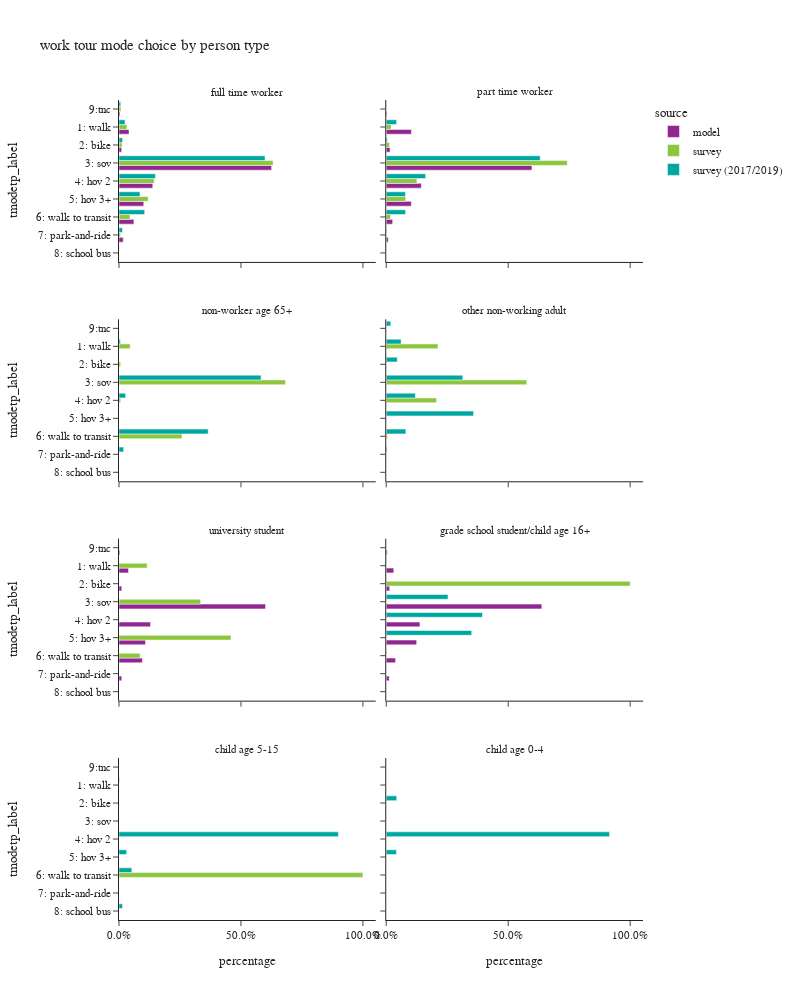

The code cell stored with this chart in its notebook:
### Code cell
plot_mode_choice(wk_tour,"pptyp_label",
                 {"pptyp_label":["full time worker","part time worker","non-worker age 65+","other non-working adult",
                                 "university student","grade school student/child age 16+","child age 5-15","child age 0-4"],
                  "tmodetp_label":["1: walk","2: bike","3: sov","4: hov 2","5: hov 3+","6: walk to transit",
                                   "7: park-and-ride","8: school bus","9: other–survey only"]},
                 "person type",2,1000)

### Figure 1 — Plotly figure (JSON) as saved in the notebook; plotly's stock layout.template omitted (floating-point values rounded to 4 significant figures)
{"data": [{"alignmentgroup": "True", "customdata": [[48370], [12879], [735993], [162852], [119379], [71909], [20283], [4638]], "hovertemplate": "source=model<br>pptyp_label=full time worker<br>percentage=%{x}<br>tmodetp_label=%{y}<br>sample count=%{customdata[0]}<extra></extra>", "legendgroup": "model", "marker": {"color": "#91268F", "pattern": {"shape": ""}}, "name": "model", "offsetgroup": "model", "orientation": "h", "showlegend": true, "textposition": "auto", "type": "bar", "x": [0.04112, 0.01095, 0.6257, 0.1384, 0.1015, 0.06113, 0.01724, 0.003943], "xaxis": "x7", "y": ["1: walk", "2: bike", "3: sov", "4: hov 2", "5: hov 3+", "6: walk to transit", "7: park-and-ride", "9:tnc"], "yaxis": "y7"}, {"alignmentgroup": "True", "customdata": [[11109], [1665], [64237], [15474], [11047], [2832], [875], [314]], "hovertemplate": "source=model<br>pptyp_label=part time worker<br>percentage=%{x}<br>tmodetp_label=%{y}<br>sample count=%{customdata[0]}<extra></extra>", "legendgroup": "model", "marker": {"color": "#91268F", "pattern": {"shape": ""}}, "name": "model", "offsetgroup": "model", "orientation": "h", "showlegend": false, "textposition": "auto", "type": "bar", "x": [0.1033, 0.01548, 0.5973, 0.1439, 0.1027, 0.02633, 0.008136, 0.002919], "xaxis": "x8", "y": ["1: walk", "2: bike", "3: sov", "4: hov 2", "5: hov 3+", "6: walk to transit", "7: park-and-ride", "9:tnc"], "yaxis": "y8"}, {"alignmentgroup": "True", "customdata": [[2749], [806], [42640], [9167], [7718], [6813], [805], [263]], "hovertemplate": "source=model<br>pptyp_label=university student<br>percentage=%{x}<br>tmodetp_label=%{y}<br>sample count=%{customdata[0]}<extra></extra>", "legendgroup": "model", "marker": {"color": "#91268F", "pattern": {"shape": ""}}, "name": "model", "offsetgroup": "model", "orientation": "h", "showlegend": false, "textposition": "auto", "type": "bar", "x": [0.03874, 0.01136, 0.6009, 0.1292, 0.1088, 0.09601, 0.01134, 0.003706], "xaxis": "x3", "y": ["1: walk", "2: bike", "3: sov", "4: hov 2", "5: hov 3+", "6: walk to transit", "7: park-and-ride", "9:tnc"], "yaxis": "y3"}, {"alignmentgroup": "True", "customdata": [[103], [47], [2129], [461], [416], [128], [41], [13]], "hovertemplate": "source=model<br>pptyp_label=grade school student/child age 16+<br>percentage=%{x}<br>tmodetp_label=%{y}<br>sample count=%{customdata[0]}<extra></extra>", "legendgroup": "model", "marker": {"color": "#91268F", "pattern": {"shape": ""}}, "name": "model", "offsetgroup": "model", "orientation": "h", "showlegend": false, "textposition": "auto", "type": "bar", "x": [0.03086, 0.01408, 0.6378, 0.1381, 0.1246, 0.03835, 0.01228, 0.003895], "xaxis": "x4", "y": ["1: walk", "2: bike", "3: sov", "4: hov 2", "5: hov 3+", "6: walk to transit", "7: park-and-ride", "9:tnc"], "yaxis": "y4"}, {"alignmentgroup": "True", "customdata": [[116], [96], [792], [141], [66], [219], [16], [10]], "hovertemplate": "source=survey<br>pptyp_label=full time worker<br>percentage=%{x}<br>tmodetp_label=%{y}<br>sample count=%{customdata[0]}<extra></extra>", "legendgroup": "survey", "marker": {"color": "#8CC63E", "pattern": {"shape": ""}}, "name": "survey", "offsetgroup": "survey", "orientation": "h", "showlegend": true, "textposition": "auto", "type": "bar", "x": [0.03263, 0.01248, 0.6316, 0.1444, 0.1193, 0.04523, 0.006367, 0.007974], "xaxis": "x7", "y": ["1: walk", "2: bike", "3: sov", "4: hov 2", "5: hov 3+", "6: walk to transit", "7: park-and-ride", "9:tnc"], "yaxis": "y7"}, {"alignmentgroup": "True", "customdata": [[18], [9], [155], [28], [10], [22], [1], [1]], "hovertemplate": "source=survey<br>pptyp_label=part time worker<br>percentage=%{x}<br>tmodetp_label=%{y}<br>sample count=%{customdata[0]}<extra></extra>", "legendgroup": "survey", "marker": {"color": "#8CC63E", "pattern": {"shape": ""}}, "name": "survey", "offsetgroup": "survey", "orientation": "h", "showlegend": false, "textposition": "auto", "type": "bar", "x": [0.01975, 0.01363, 0.7421, 0.1258, 0.07967, 0.01806, 0.0009801, 5.303e-05], "xaxis": "x8", "y": ["1: walk", "2: bike", "3: sov", "4: hov 2", "5: hov 3+", "6: walk to transit", "7: park-and-ride", "9:tnc"], "yaxis": "y8"}, {"alignmentgroup": "True", "customdata": [[2], [1], [16], [1], [2]], "hovertemplate": "source=survey<br>pptyp_label=non-worker age 65+<br>percentage=%{x}<br>tmodetp_label=%{y}<br>sample count=%{customdata[0]}<extra></extra>", "legendgroup": "survey", "marker": {"color": "#8CC63E", "pattern": {"shape": ""}}, "name": "survey", "offsetgroup": "survey", "orientation": "h", "showlegend": false, "textposition": "auto", "type": "bar", "x": [0.04594, 0.006798, 0.6825, 0.00672, 0.258], "xaxis": "x5", "y": ["1: walk", "2: bike", "3: sov", "4: hov 2", "6: walk to transit"], "yaxis": "y5"}, {"alignmentgroup": "True", "customdata": [[2], [3], [5], [1]], "hovertemplate": "source=survey<br>pptyp_label=other non-working adult<br>percentage=%{x}<br>tmodetp_label=%{y}<br>sample count=%{customdata[0]}<extra></extra>", "legendgroup": "survey", "marker": {"color": "#8CC63E", "pattern": {"shape": ""}}, "name": "survey", "offsetgroup": "survey", "orientation": "h", "showlegend": false, "textposition": "auto", "type": "bar", "x": [0.2122, 0.5764, 0.2063, 0.005049], "xaxis": "x6", "y": ["1: walk", "3: sov", "4: hov 2", "6: walk to transit"], "yaxis": "y6"}, {"alignmentgroup": "True", "customdata": [[5], [1], [13], [1], [2], [9], [1]], "hovertemplate": "source=survey<br>pptyp_label=university student<br>percentage=%{x}<br>tmodetp_label=%{y}<br>sample count=%{customdata[0]}<extra></extra>", "legendgroup": "survey", "marker": {"color": "#8CC63E", "pattern": {"shape": ""}}, "name": "survey", "offsetgroup": "survey", "orientation": "h", "showlegend": false, "textposition": "auto", "type": "bar", "x": [0.1153, 0.0004684, 0.3347, 0.001578, 0.459, 0.0869, 0.002044], "xaxis": "x3", "y": ["1: walk", "2: bike", "3: sov", "4: hov 2", "5: hov 3+", "6: walk to transit", "9:tnc"], "yaxis": "y3"}, {"alignmentgroup": "True", "customdata": [[1]], "hovertemplate": "source=survey<br>pptyp_label=grade school student/child age 16+<br>percentage=%{x}<br>tmodetp_label=%{y}<br>sample count=%{customdata[0]}<extra></extra>", "legendgroup": "survey", "marker": {"color": "#8CC63E", "pattern": {"shape": ""}}, "name": "survey", "offsetgroup": "survey", "orientation": "h", "showlegend": false, "textposition": "auto", "type": "bar", "x": [1.0], "xaxis": "x4", "y": ["2: bike"], "yaxis": "y4"}, {"alignmentgroup": "True", "customdata": [[1]], "hovertemplate": "source=survey<br>pptyp_label=child age 5-15<br>percentage=%{x}<br>tmodetp_label=%{y}<br>sample count=%{customdata[0]}<extra></extra>", "legendgroup": "survey", "marker": {"color": "#8CC63E", "pattern": {"shape": ""}}, "name": "survey", "offsetgroup": "survey", "orientation": "h", "showlegend": false, "textposition": "auto", "type": "bar", "x": [1.0], "xaxis": "x", "y": ["6: walk to transit"], "yaxis": "y"}, {"alignmentgroup": "True", "customdata": [[392], [156], [1841], [492], [214], [1348], [77], [2], [55]], "hovertemplate": "source=survey (2017/2019)<br>pptyp_label=full time worker<br>percentage=%{x}<br>tmodetp_label=%{y}<br>sample count=%{customdata[0]}<extra></extra>", "legendgroup": "survey (2017/2019)", "marker": {"color": "#00A7A0", "pattern": {"shape": ""}}, "name": "survey (2017/2019)", "offsetgroup": "survey (2017/2019)", "orientation": "h", "showlegend": true, "textposition": "auto", "type": "bar", "x": [0.02482, 0.01463, 0.5986, 0.1493, 0.08596, 0.1052, 0.01415, 0.0002682, 0.007046], "xaxis": "x7", "y": ["1: walk", "2: bike", "3: sov", "4: hov 2", "5: hov 3+", "6: walk to transit", "7: park-and-ride", "8: school bus", "9:tnc"], "yaxis": "y7"}, {"alignmentgroup": "True", "customdata": [[66], [29], [287], [74], [29], [142], [4], [1], [8]], "hovertemplate": "source=survey (2017/2019)<br>pptyp_label=part time worker<br>percentage=%{x}<br>tmodetp_label=%{y}<br>sample count=%{customdata[0]}<extra></extra>", "legendgroup": "survey (2017/2019)", "marker": {"color": "#00A7A0", "pattern": {"shape": ""}}, "name": "survey (2017/2019)", "offsetgroup": "survey (2017/2019)", "orientation": "h", "showlegend": false, "textposition": "auto", "type": "bar", "x": [0.04264, 0.004613, 0.631, 0.1614, 0.07885, 0.07903, 0.001744, 0.0001314, 0.0005982], "xaxis": "x8", "y": ["1: walk", "2: bike", "3: sov", "4: hov 2", "5: hov 3+", "6: walk to transit", "7: park-and-ride", "8: school bus", "9:tnc"], "yaxis": "y8"}, {"alignmentgroup": "True", "customdata": [[5], [17], [2], [6], [1]], "hovertemplate": "source=survey (2017/2019)<br>pptyp_label=non-worker age 65+<br>percentage=%{x}<br>tmodetp_label=%{y}<br>sample count=%{customdata[0]}<extra></extra>", "legendgroup": "survey (2017/2019)", "marker": {"color": "#00A7A0", "pattern": {"shape": ""}}, "name": "survey (2017/2019)", "offsetgroup": "survey (2017/2019)", "orientation": "h", "showlegend": false, "textposition": "auto", "type": "bar", "x": [0.005674, 0.5825, 0.02703, 0.3657, 0.01903], "xaxis": "x5", "y": ["1: walk", "3: sov", "4: hov 2", "6: walk to transit", "7: park-and-ride"], "yaxis": "y5"}, {"alignmentgroup": "True", "customdata": [[8], [5], [14], [18], [7], [20], [1], [1]], "hovertemplate": "source=survey (2017/2019)<br>pptyp_label=other non-working adult<br>percentage=%{x}<br>tmodetp_label=%{y}<br>sample count=%{customdata[0]}<extra></extra>", "legendgroup": "survey (2017/2019)", "marker": {"color": "#00A7A0", "pattern": {"shape": ""}}, "name": "survey (2017/2019)", "offsetgroup": "survey (2017/2019)", "orientation": "h", "showlegend": false, "textposition": "auto", "type": "bar", "x": [0.06091, 0.04517, 0.3139, 0.1196, 0.3579, 0.08053, 0.003404, 0.01867], "xaxis": "x6", "y": ["1: walk", "2: bike", "3: sov", "4: hov 2", "5: hov 3+", "6: walk to transit", "7: park-and-ride", "9:tnc"], "yaxis": "y6"}, {"alignmentgroup": "True", "customdata": [[1], [3], [2], [2], [1]], "hovertemplate": "source=survey (2017/2019)<br>pptyp_label=grade school student/child age 16+<br>percentage=%{x}<br>tmodetp_label=%{y}<br>sample count=%{customdata[0]}<extra></extra>", "legendgroup": "survey (2017/2019)", "marker": {"color": "#00A7A0", "pattern": {"shape": ""}}, "name": "survey (2017/2019)", "offsetgroup": "survey (2017/2019)", "orientation": "h", "showlegend": false, "textposition": "auto", "type": "bar", "x": [0.0009548, 0.2532, 0.3945, 0.3503, 0.0009467], "xaxis": "x4", "y": ["1: walk", "3: sov", "4: hov 2", "5: hov 3+", "6: walk to transit"], "yaxis": "y4"}, {"alignmentgroup": "True", "customdata": [[1], [1], [1], [1], [1]], "hovertemplate": "source=survey (2017/2019)<br>pptyp_label=child age 5-15<br>percentage=%{x}<br>tmodetp_label=%{y}<br>sample count=%{customdata[0]}<extra></extra>", "legendgroup": "survey (2017/2019)", "marker": {"color": "#00A7A0", "pattern": {"shape": ""}}, "name": "survey (2017/2019)", "offsetgroup": "survey (2017/2019)", "orientation": "h", "showlegend": false, "textposition": "auto", "type": "bar", "x": [0.002181, 0.8995, 0.03121, 0.05256, 0.01455], "xaxis": "x", "y": ["1: walk", "4: hov 2", "5: hov 3+", "6: walk to transit", "8: school bus"], "yaxis": "y"}, {"alignmentgroup": "True", "customdata": [[1], [2], [4]], "hovertemplate": "source=survey (2017/2019)<br>pptyp_label=child age 0-4<br>percentage=%{x}<br>tmodetp_label=%{y}<br>sample count=%{customdata[0]}<extra></extra>", "legendgroup": "survey (2017/2019)", "marker": {"color": "#00A7A0", "pattern": {"shape": ""}}, "name": "survey (2017/2019)", "offsetgroup": "survey (2017/2019)", "orientation": "h", "showlegend": false, "textposition": "auto", "type": "bar", "x": [0.04285, 0.9155, 0.04166], "xaxis": "x2", "y": ["2: bike", "4: hov 2", "5: hov 3+"], "yaxis": "y2"}], "layout": {"annotations": [{"font": {}, "showarrow": false, "text": "child age 5-15", "x": 0.245, "xanchor": "center", "xref": "paper", "y": 0.1975, "yanchor": "bottom", "yref": "paper"}, {"font": {}, "showarrow": false, "text": "child age 0-4", "x": 0.755, "xanchor": "center", "xref": "paper", "y": 0.1975, "yanchor": "bottom", "yref": "paper"}, {"font": {}, "showarrow": false, "text": "university student", "x": 0.245, "xanchor": "center", "xref": "paper", "y": 0.465, "yanchor": "bottom", "yref": "paper"}, {"font": {}, "showarrow": false, "text": "grade school student/child age 16+", "x": 0.755, "xanchor": "center", "xref": "paper", "y": 0.465, "yanchor": "bottom", "yref": "paper"}, {"font": {}, "showarrow": false, "text": "non-worker age 65+", "x": 0.245, "xanchor": "center", "xref": "paper", "y": 0.7325, "yanchor": "bottom", "yref": "paper"}, {"font": {}, "showarrow": false, "text": "other non-working adult", "x": 0.755, "xanchor": "center", "xref": "paper", "y": 0.7325, "yanchor": "bottom", "yref": "paper"}, {"font": {}, "showarrow": false, "text": "full time worker", "x": 0.245, "xanchor": "center", "xref": "paper", "y": 1.0, "yanchor": "bottom", "yref": "paper"}, {"font": {}, "showarrow": false, "text": "part time worker", "x": 0.755, "xanchor": "center", "xref": "paper", "y": 1.0, "yanchor": "bottom", "yref": "paper"}], "barmode": "group", "height": 1000, "legend": {"title": {"text": "source"}, "tracegroupgap": 0}, "title": {"text": "work tour mode choice by person type"}, "width": 800, "xaxis": {"anchor": "y", "domain": [0.0, 0.49], "tickformat": ".1%", "title": {"text": "percentage"}}, "xaxis2": {"anchor": "y2", "domain": [0.51, 1.0], "matches": "x", "tickformat": ".1%", "title": {"text": "percentage"}}, "xaxis3": {"anchor": "y3", "domain": [0.0, 0.49], "matches": "x", "showticklabels": false, "tickformat": ".1%"}, "xaxis4": {"anchor": "y4", "domain": [0.51, 1.0], "matches": "x", "showticklabels": false, "tickformat": ".1%"}, "xaxis5": {"anchor": "y5", "domain": [0.0, 0.49], "matches": "x", "showticklabels": false, "tickformat": ".1%"}, "xaxis6": {"anchor": "y6", "domain": [0.51, 1.0], "matches": "x", "showticklabels": false, "tickformat": ".1%"}, "xaxis7": {"anchor": "y7", "domain": [0.0, 0.49], "matches": "x", "showticklabels": false, "tickformat": ".1%"}, "xaxis8": {"anchor": "y8", "domain": [0.51, 1.0], "matches": "x", "showticklabels": false, "tickformat": ".1%"}, "yaxis": {"anchor": "x", "categoryarray": ["9: other–survey only", "8: school bus", "7: park-and-ride", "6: walk to transit", "5: hov 3+", "4: hov 2", "3: sov", "2: bike", "1: walk"], "categoryorder": "array", "domain": [0.0, 0.1975], "title": {"text": "tmodetp_label"}}, "yaxis2": {"anchor": "x2", "domain": [0.0, 0.1975], "matches": "y", "showticklabels": false}, "yaxis3": {"anchor": "x3", "categoryarray": ["9: other–survey only", "8: school bus", "7: park-and-ride", "6: walk to transit", "5: hov 3+", "4: hov 2", "3: sov", "2: bike", "1: walk"], "categoryorder": "array", "domain": [0.2675, 0.465], "matches": "y", "title": {"text": "tmodetp_label"}}, "yaxis4": {"anchor": "x4", "domain": [0.2675, 0.465], "matches": "y", "showticklabels": false}, "yaxis5": {"anchor": "x5", "categoryarray": ["9: other–survey only", "8: school bus", "7: park-and-ride", "6: walk to transit", "5: hov 3+", "4: hov 2", "3: sov", "2: bike", "1: walk"], "categoryorder": "array", "domain": [0.535, 0.7325], "matches": "y", "title": {"text": "tmodetp_label"}}, "yaxis6": {"anchor": "x6", "domain": [0.535, 0.7325], "matches": "y", "showticklabels": false}, "yaxis7": {"anchor": "x7", "categoryarray": ["9: other–survey only", "8: school bus", "7: park-and-ride", "6: walk to transit", "5: hov 3+", "4: hov 2", "3: sov", "2: bike", "1: walk"], "categoryorder": "array", "domain": [0.8025, 1.0], "matches": "y", "title": {"text": "tmodetp_label"}}, "yaxis8": {"anchor": "x8", "domain": [0.8025, 1.0], "matches": "y", "showticklabels": false}}}
